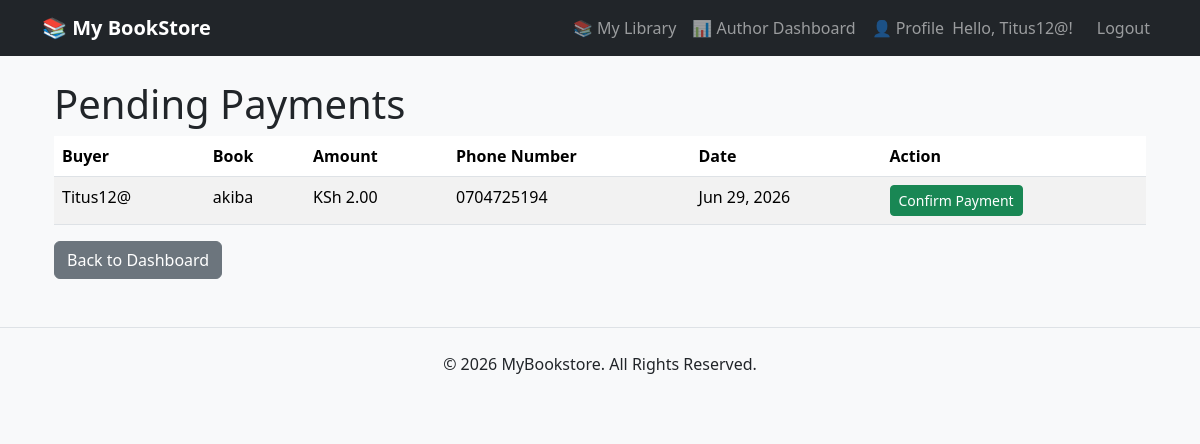
The app's page /pending-payments/ (signed in), older data.
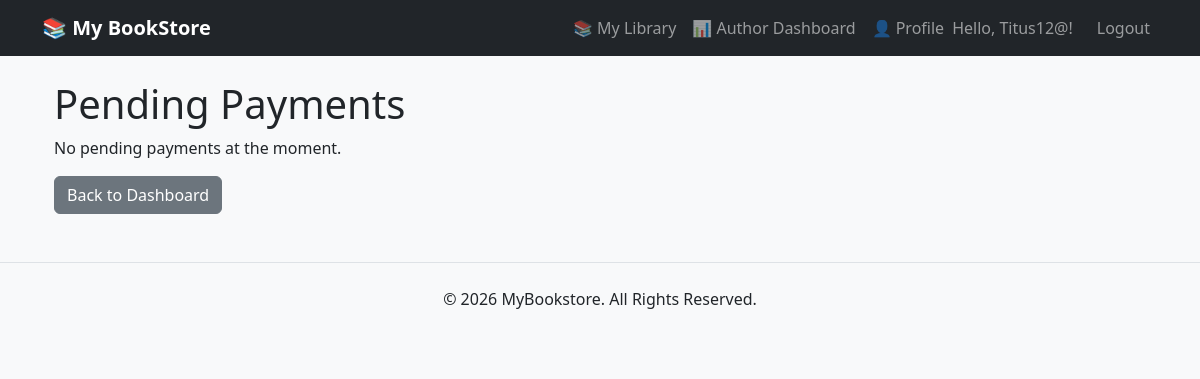
The same page, newer data.
### books/models.py (models this page shows, shortened)
class PaymentConfirmation(models.Model):
    buyer = models.ForeignKey(User, on_delete=models.CASCADE, related_name='payment_requests')
    book = models.ForeignKey(Book, on_delete=models.CASCADE)
    phone_number = models.CharField(max_length=15)
    amount = models.DecimalField(max_digits=10, decimal_places=2)
    status = models.CharField(max_length=20, default='pending')  # pending, confirmed, rejected
    created_at = models.DateTimeField(auto_now_add=True)

class Book(models.Model):
    title = models.CharField(max_length=200)
    author = models.ForeignKey(User, on_delete=models.CASCADE, related_name='books')  # Book owner
    description = models.TextField()
    price = models.DecimalField(max_digits=10, decimal_places=2)
    cover_image = models.ImageField(upload_to='covers/', null=True, blank=True)
    ebook_file = models.FileField(upload_to='ebooks/', null=True, blank=True)
    created_at = models.DateTimeField(auto_now_add=True)
    category = models.CharField(max_length=50, default='General')

### books/views.py (the view)
# urls.py: path('pending-payments/', views.pending_payments, name='pending_payments'),
@login_required
def pending_payments(request):
    if not request.user.profile.is_author:
        messages.error(request, "Only authors can view pending payments.")
        return redirect('profile')
    pending = PaymentConfirmation.objects.filter(
        book__author=request.user,
        status='pending'
    ).select_related('buyer', 'book').order_by('-created_at')
    return render(request, 'books/pending_payments.html', {'pending': pending})

### books/templates/books/pending_payments.html (shortened to what this page needs)
{% extends 'books/base.html' %}
{% block content %}
<div class="container mt-4">
    <h1>Pending Payments</h1>
    {% if pending %}
        <div class="table-responsive">
            <table class="table table-striped">
                <thead>
                    <tr>
                        <th>Buyer</th>
                        <th>Book</th>
                        <th>Amount</th>
                        <th>Phone Number</th>
                        <th>Date</th>
                        <th>Action</th>
                    </tr>
                </thead>
                <tbody>
                    {% for p in pending %}
                    <tr>
                        <td>{{ p.buyer.username }}</td>
                        <td>{{ p.book.title }}</td>
                        <td>KSh {{ p.amount }}</td>
                        <td>{{ p.phone_number }}</td>
                        <td>{{ p.created_at|date:"M d, Y" }}</td>
                        <td>
                            <a href="{% url 'confirm_payment' p.pk %}"
                               class="btn btn-success btn-sm">
                                Confirm Payment
                            </a>
                        </td>
                    </tr>
                    {% endfor %}
                </tbody>
            </table>
        </div>
    {% else %}
        <p>No pending payments at the moment.</p>
    {% endif %}
    <a href="{% url 'author_dashboard' %}" class="btn btn-secondary">Back to Dashboard</a>
</div>
{% endblock %}

Row changes from the older to the newer data that the page shows:
removed PaymentConfirmation: buyer.username "Titus12@", book "akiba", amount "2.00", phone_number "0704725194", created_at "Jun 29, 2026"
Text that changed along with them:
text no longer shown: "Buyer Book Amount Phone Number Date Action"
text now shown: "No pending payments at the moment."
